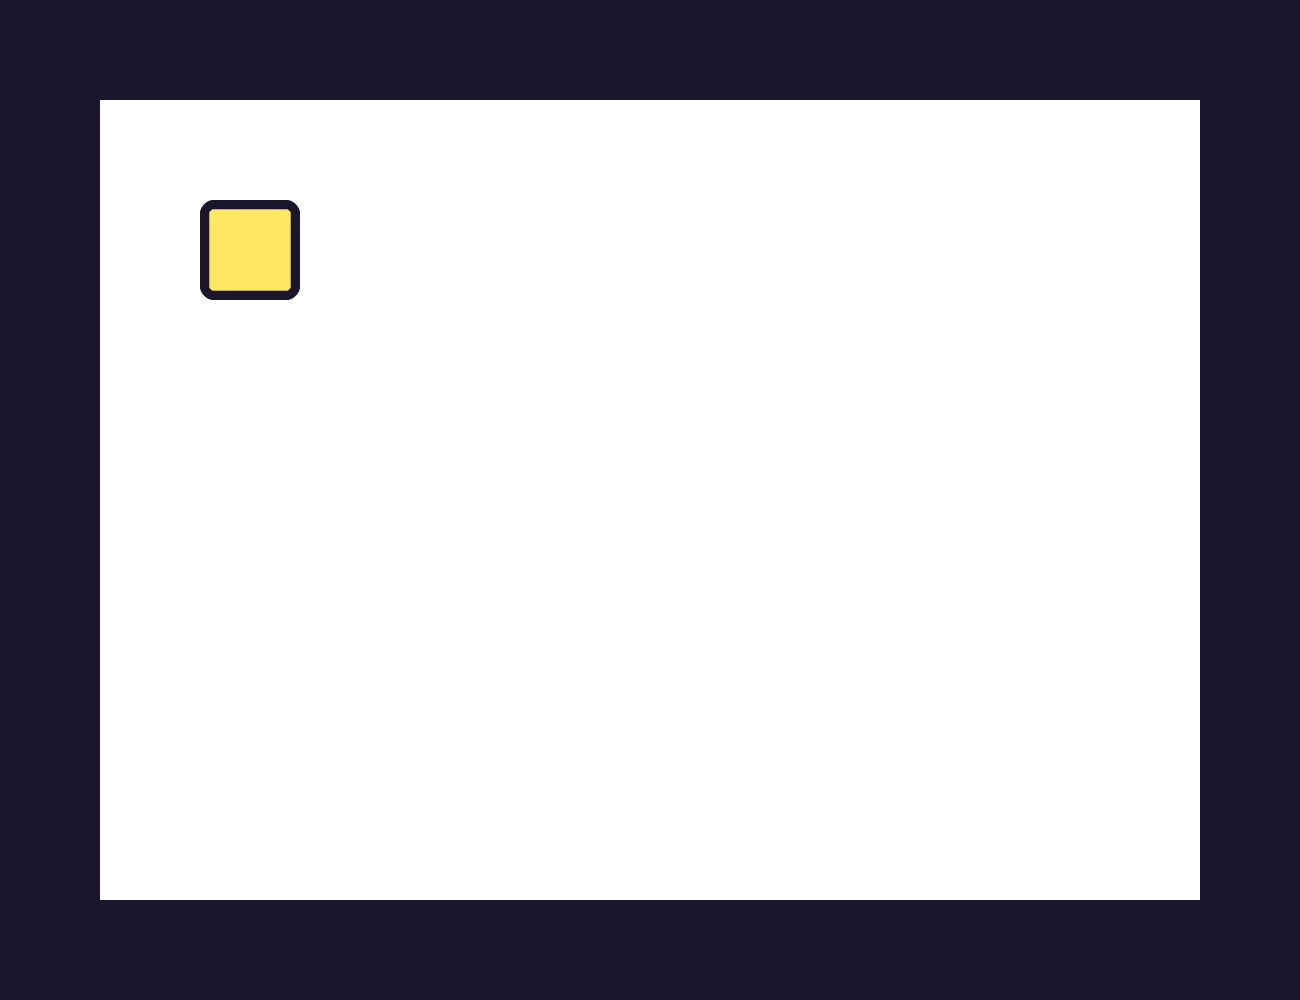

Tiled map render using the project's own tile images. Description and the whole map definition, tile-layer contents included, below:
An orthogonal 13x10 tile map with 100x100 px tiles, 1 tile layer (Tile Layer 1).

<map version="1.10" tiledversion="1.11.0" orientation="orthogonal" renderorder="right-down" width="13" height="10" tilewidth="100" tileheight="100" infinite="0" backgroundcolor="#ffffff" nextlayerid="2" nextobjectid="1">
 <editorsettings>
  <export target="../../tools/lvl6.csv" format="csv" />
 </editorsettings>
 <tileset firstgid="1" name="tileset" tilewidth="100" tileheight="100" tilecount="9" columns="9">
  <image source="tileset.png" width="900" height="100" />
 </tileset>
 <layer id="1" name="Tile Layer 1" width="13" height="10">
  <data encoding="csv">
5,5,5,5,5,5,5,5,5,5,5,5,5,
5,0,0,0,0,0,0,0,0,0,0,0,5,
5,0,2,0,0,0,0,0,0,0,0,0,5,
5,0,0,0,0,0,0,0,0,0,0,0,5,
5,0,0,0,0,0,0,0,0,0,0,0,5,
5,0,0,0,0,0,0,0,0,0,0,0,5,
5,0,0,0,0,0,0,0,0,0,0,0,5,
5,0,0,0,0,0,0,0,0,0,0,0,5,
5,0,0,0,0,0,0,0,0,0,0,0,5,
5,5,5,5,5,5,5,5,5,5,5,5,5
</data>
 </layer>
</map>
